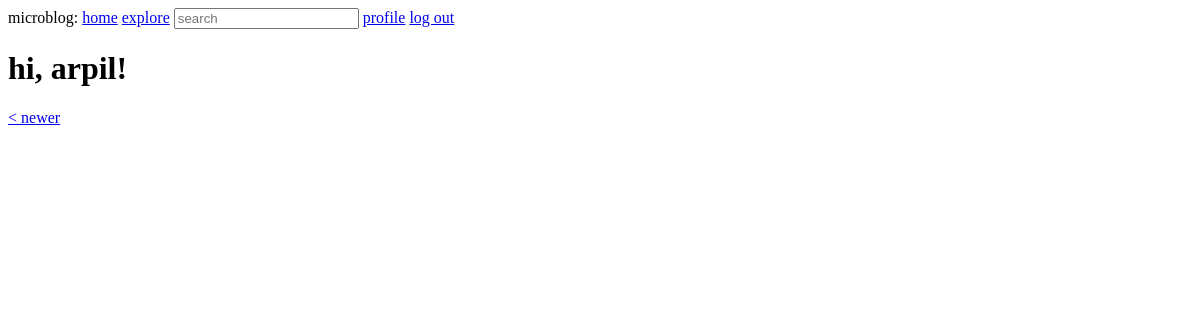
The page /explore?page=2 (signed in) on the database as committed earlier.
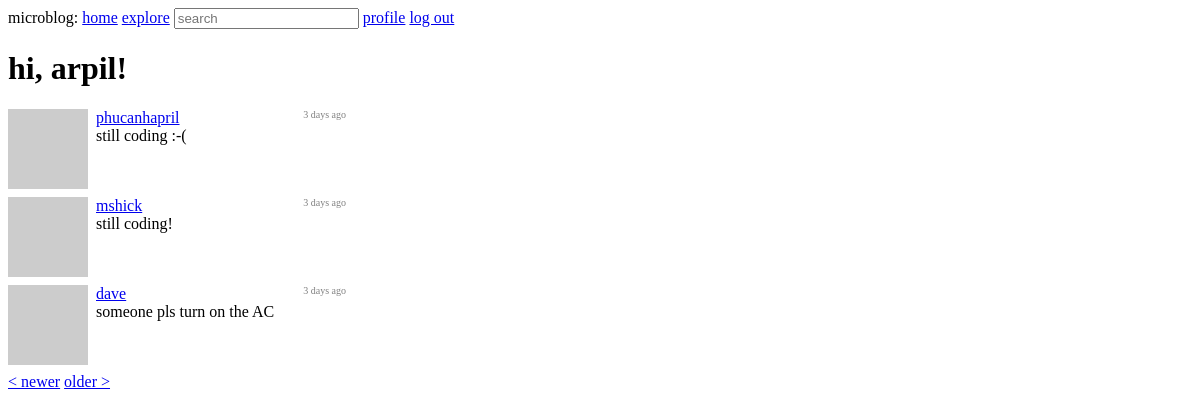
The same page on the database as committed later.
### app/models.py (models this page shows, shortened)
class SearchableMixin(object):
    @classmethod
    def before_commit(cls, session):
        session._changes = {
            'add': list(session.new),
            'update': list(session.dirty),
            'delete': list(session.deleted)
        }
    @classmethod
    def after_commit(cls, session):
        for obj in session._changes['add']:
            if isinstance(obj, SearchableMixin):
                add_to_index(obj.__tablename__, obj)
        for obj in session._changes['update']:
            if isinstance(obj, SearchableMixin):
                add_to_index(obj.__tablename__, obj)
        for obj in session._changes['delete']:
            if isinstance(obj, SearchableMixin):
                remove_from_index(obj.__tablename__, obj)
        session._changes = None

class Post(SearchableMixin, db.Model):
    __searchable__ = ['body']
    id = db.Column(db.Integer, primary_key=True)
    body = db.Column(db.String(140))
    timestamp = db.Column(db.DateTime, index=True, default=datetime.utcnow)
    user_id = db.Column(db.Integer, db.ForeignKey('user.id'))

class User(UserMixin, db.Model):
    id = db.Column(db.Integer, primary_key=True)
    username = db.Column(db.String(64), index=True, unique=True)
    email = db.Column(db.String(120), index=True, unique=True)
    pw_hash = db.Column(db.String(128))
    about_me = db.Column(db.String(140))
    following = db.relationship(
        'User',
        secondary=follows,
        primaryjoin=(follows.c.follower_id == id),
        secondaryjoin=(follows.c.followed_id == id),
        backref=db.backref('followers', lazy='dynamic'),
        lazy='dynamic'
    )
    last_seen = db.Column(db.DateTime, default=datetime.utcnow)
    posts = db.relationship('Post', backref='author', lazy='dynamic')
    def avatar(self, size):
        digest = md5(self.email.lower().encode('utf-8')).hexdigest()
        return 'https://www.gravatar.com/avatar/{}?d=identicon&s={}'.format(digest, size)

### app/main/routes.py (the view)
@bp.route('/explore')
@login_required
def explore():
    page = request.args.get('page', 1, type=int)
    posts = Post.query.order_by(Post.timestamp.desc()).paginate(
        page,
        current_app.config['POSTS_PER_PAGE'],
        False
    )
    next_url = url_for('main.explore', page=posts.next_num) \
        if posts.has_next else None
    prev_url = url_for('main.explore', page=posts.prev_num) \
        if posts.has_prev else None
    return render_template(
        'index.html',
        title='explore',
        posts=posts.items,
        next_url=next_url,
        prev_url=prev_url
    )

### app/main/forms.py
class SearchForm(FlaskForm):
    q = StringField('search', validators=[DataRequired()])
    def __init__(self, *args, **kwargs):
        if 'formdata' not in kwargs:
            kwargs['formdata'] = request.args
        if 'csrf_enabled' not in kwargs:
            kwargs['csrf_enabled'] = False
        super(SearchForm, self).__init__(*args, **kwargs)

### app/main/routes.py (called while the page is built)
@bp.before_app_request
def before_request():
    if current_user.is_authenticated:
        current_user.last_seen = datetime.utcnow()
        db.session.commit()
        g.search_form = SearchForm()

### app/models.py (called while the page is built)
@login.user_loader
def load_user(user_id):
    return User.query.get(int(user_id))

### app/templates/index.html (shortened to what this page needs)
{% extends "base.html" %}
{% block content %}
  <h1>hi, {{ current_user.username }}!</h1>
  {% for post in posts %}
    {% include '_post.html' %}
  {% endfor %}
  {% if prev_url %}
    <a href="{{ prev_url }}">< newer</a>
  {% endif %}
  {% if next_url %}
    <a href="{{ next_url }}">older ></a>
  {% endif %}
{% endblock %}

### app/templates/_post.html
<div style="display: flex; margin-bottom: 8px;">
  <div style="margin-right: 8px;"><img src="{{ post.author.avatar(36) }}"></div>
  <div style="display: flex; flex-direction: column; width: 250px;">
    <div style="display: flex; justify-content: space-between;">
      <a href="{{ url_for('main.user', username=post.author.username) }}">
        {{ post.author.username }}
      </a>
      <div style="color: gray; font-size: 10px;">
        {{ moment(post.timestamp).fromNow() }}
      </div>
    </div>
    <div>{{ post.body }}</div>
  </div>
</div>

Rows that differ between the two databases and show on the page:
added Post: author.username "phucanhapril", timestamp "3 days ago", body "still coding :-("
added Post: author.username "mshick", timestamp "3 days ago", body "still coding!"
added Post: author.username "dave", timestamp "3 days ago", body "someone pls turn on the AC"
Other text that changed with them:
text now shown: "older >"
